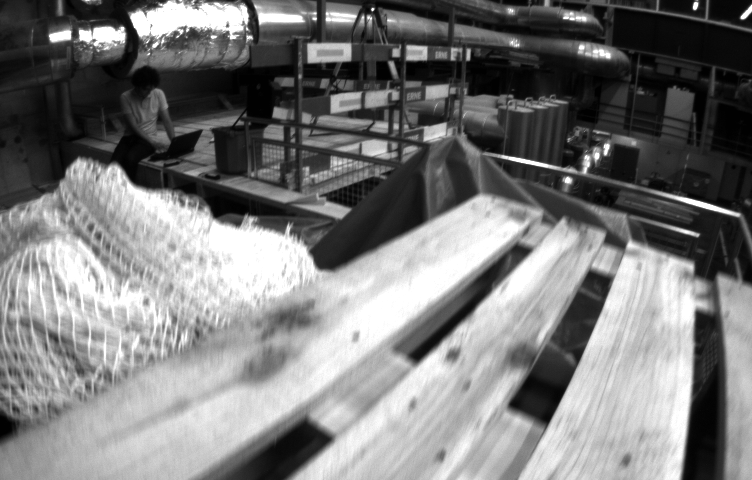
//> input picture stereo_calibration/original_images/left.png, 752 x 480 px
$ ./stereo_calib   (built with g++ and OpenCV 4)
//> lines starting //> are read from the running program, lines starting //| are printed output that depends on the picture
#include <Eigen/Dense>
#include <iostream>
#include <opencv2/calib3d.hpp>
#include <opencv2/core/core.hpp>
#include <opencv2/features2d.hpp>
#include <opencv2/highgui/highgui.hpp>
#include <opencv2/imgproc/imgproc.hpp>

cv::Mat K_left = (cv::Mat_<double>(3, 3) << 458.654, 0, 367.215, 0, 457.296,
                  248.375, 0, 0, 1);

cv::Mat K_right = (cv::Mat_<double>(3, 3) << 457.587, 0, 379.999, 0, 456.134,
                   255.238, 0, 0, 1);
cv::Mat C_left =
    (cv::Mat_<double>(3, 4) << 0.0148655429818, -0.999880929698,
     0.00414029679422, -0.0216401454975, 0.999557249008, 0.0149672133247,
     0.025715529948, -0.064676986768, -0.0257744366974, 0.00375618835797,
     0.999660727178, 0.00981073058949);
cv::Mat C_right =
    (cv::Mat_<double>(3, 4) << 0.0125552670891, -0.999755099723,
     0.0182237714554, -0.0198435579556, 0.999598781151, 0.0130119051815,
     0.0251588363115, 0.0453689425024, -0.0253898008918, 0.0179005838253,
     0.999517347078, 0.00786212447038);
cv::Mat P_left = K_left * C_left;
cv::Mat P_right = K_right * C_left;
cv::Mat D_left = (cv::Mat_<double>(5, 1) << -0.28368365, 0.07451284,
                  -0.00010473, -3.55590700e-05);
cv::Mat D_right = (cv::Mat_<double>(5, 1) << -0.28340811, 0.07395907,
                   0.00019359, 1.76187114e-05);

std::pair<Eigen::Matrix3d, Eigen::Matrix3d> compute_matching_homographies(
    const Eigen::Vector3d& e2, const Eigen::Matrix3d& F, const cv::Mat& img2,
    const Eigen::MatrixXd& points1, const Eigen::MatrixXd& points2);
void obtainCorrespondingPoints(cv::Mat& image_left, cv::Mat& image_right,
                               std::vector<cv::Point2f>& matched_left,
                               std::vector<cv::Point2f>& matched_right,
                               int num_points = 20, bool show = false);
void equalizeStereoHist(cv::Mat& image1, cv::Mat& image2, int method = 0,
                        bool show = false);
cv::Mat compute_fundamental_matrix_normalized(
    const std::vector<cv::Point2f>& points1,
    const std::vector<cv::Point2f>& points2);
cv::Mat compute_fundamental_matrix(const std::vector<cv::Point2f>& points1,
                                   const std::vector<cv::Point2f>& points2);

cv::Point3d compute_epipole(const cv::Mat& F);
double compute_scaling_factor(const std::vector<cv::Point2f>& points,
                              const cv::Point2f& centroid);

int main() {
  cv::Mat img1 = cv::imread(
      "/Users/youngjin/Desktop/Dev_python/cv_study/stereo_calibration/"
      "original_images/left.png",
      cv::IMREAD_GRAYSCALE);
//> img1 is the input picture: 480 rows x 752 cols, CV_8UC1; min 1, max 255, mean 122.2
  cv::Mat img2 = cv::imread(
      "/Users/youngjin/Desktop/Dev_python/cv_study/stereo_calibration/"
      "original_images/right.png",
      cv::IMREAD_GRAYSCALE);
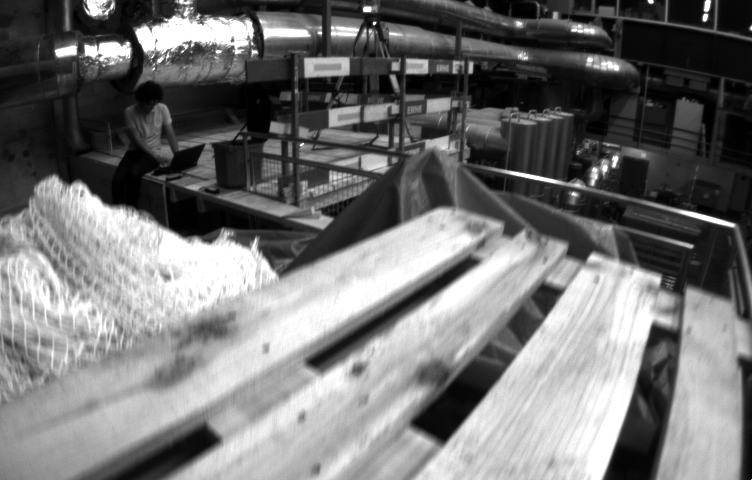
//> input picture stereo_calibration/original_images/right.png, 752 x 480 px
//> img2 is the input picture: 480 rows x 752 cols, CV_8UC1; min 1, max 255, mean 115.7

  // [6 lines of commented-out code are left out]

  std::vector<cv::Point2f> matched_left, matched_right;
  equalizeStereoHist(img1, img2, 1);
//> in equalizeStereoHist, `clahe_left->apply(image1, image1);`:
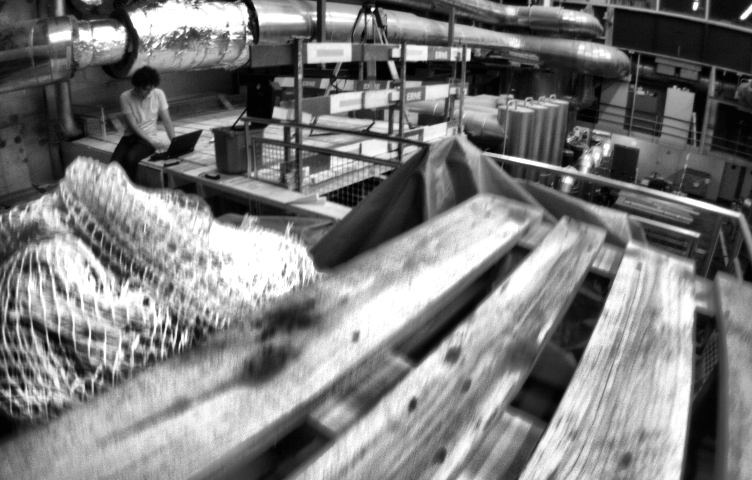
//> image1: 480 rows x 752 cols, CV_8UC1; min 0, max 255, mean 123.7
//> in equalizeStereoHist, `clahe_right->apply(image2, image2);`:
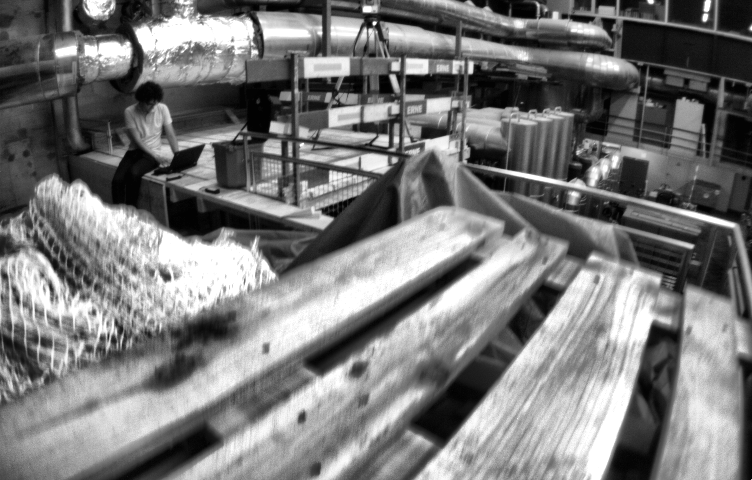
//> image2: 480 rows x 752 cols, CV_8UC1; min 1, max 255, mean 120.6
  obtainCorrespondingPoints(img1, img2, matched_left, matched_right, 50, true);

  // Undistort the matched points
  std::vector<cv::Point2f> undistorted_left, undistorted_right;
  cv::undistortPoints(matched_left, undistorted_left, K_left, D_left);
  cv::undistortPoints(matched_right, undistorted_right, K_right, D_right);

  // Convert undistorted points to homogeneous coordinates
  std::vector<cv::Point3f> matched_left_homogeneous, matched_right_homogeneous;
  cv::convertPointsToHomogeneous(matched_left, matched_left_homogeneous);
  cv::convertPointsToHomogeneous(matched_right, matched_right_homogeneous);
  std::cout << matched_left_homogeneous << std::endl;
  // Compute the normalized fundamental matrix
  cv::Mat F =
      compute_fundamental_matrix_normalized(matched_left, matched_right);

  //   std::cout << F << std::endl;

  // Compute the epipoles
  cv::Point3d e1 = compute_epipole(F);
  cv::Point3d e2 = compute_epipole(F.t());

  // Validate the fundamental matrix equation for epipoles
  double result =
      e2.x * F.at<double>(0, 0) * e1.x + e2.y * F.at<double>(1, 0) * e1.x +
      e2.x * F.at<double>(0, 1) * e1.y + e2.y * F.at<double>(1, 1) * e1.y +
      e2.x * F.at<double>(0, 2) * e1.z + e2.y * F.at<double>(1, 2) * e1.z;

  //   // Print the result
  //   std::cout << "Result: " << result << std::endl;

  //   // Print the epipoles
  //   std::cout << "Epipole 1: " << e1 << std::endl;
  //   std::cout << "Epipole 2: " << e2 << std::endl;

  return 0;
}

// Obtain corresponding points in stereo images via ORB to obtain R and t
void obtainCorrespondingPoints(cv::Mat& image_left, cv::Mat& image_right,
                               std::vector<cv::Point2f>& matched_left,
                               std::vector<cv::Point2f>& matched_right,
                               int num_points, bool show) {
//> called with num_points = 50, show = true
  cv::Ptr<cv::ORB> orb = cv::ORB::create();
  std::vector<cv::KeyPoint> kp_left, kp_right;
  cv::Mat des_left, des_right;

  orb->detectAndCompute(image_left, cv::noArray(), kp_left, des_left);
//> kp_left = 500 keypoints; strongest (x, y, size): (251, 37, 31), (467, 59, 31), (469, 59, 37.2), (467, 58, 44.6)
  orb->detectAndCompute(image_right, cv::noArray(), kp_right, des_right);
//> kp_right = 500 keypoints; strongest (x, y, size): (386, 139, 64.3), (471, 72, 31), (392, 76, 53.6), (469, 72, 37.2)

  cv::BFMatcher bf(cv::NORM_HAMMING, true);
  std::vector<cv::DMatch> matches;
  bf.match(des_left, des_right, matches);
//> matches = 232 matches

  std::sort(matches.begin(), matches.end(),
            [](const cv::DMatch& a, const cv::DMatch& b) {
              return a.distance < b.distance;
            });
  matches.resize(std::min(num_points, static_cast<int>(matches.size())));
//> matches = 50 matches

  matched_left.clear();
  matched_right.clear();
  for (const auto& match : matches) {
    matched_left.push_back(kp_left[match.queryIdx].pt);
    matched_right.push_back(kp_right[match.trainIdx].pt);
  }
//> this loop made 50 passes

  if (show) {
    cv::Mat matched_image;
    cv::drawMatches(image_left, kp_left, image_right, kp_right, matches,
                    matched_image, cv::Scalar::all(-1), cv::Scalar::all(-1),
                    std::vector<char>(),
                    cv::DrawMatchesFlags::NOT_DRAW_SINGLE_POINTS);
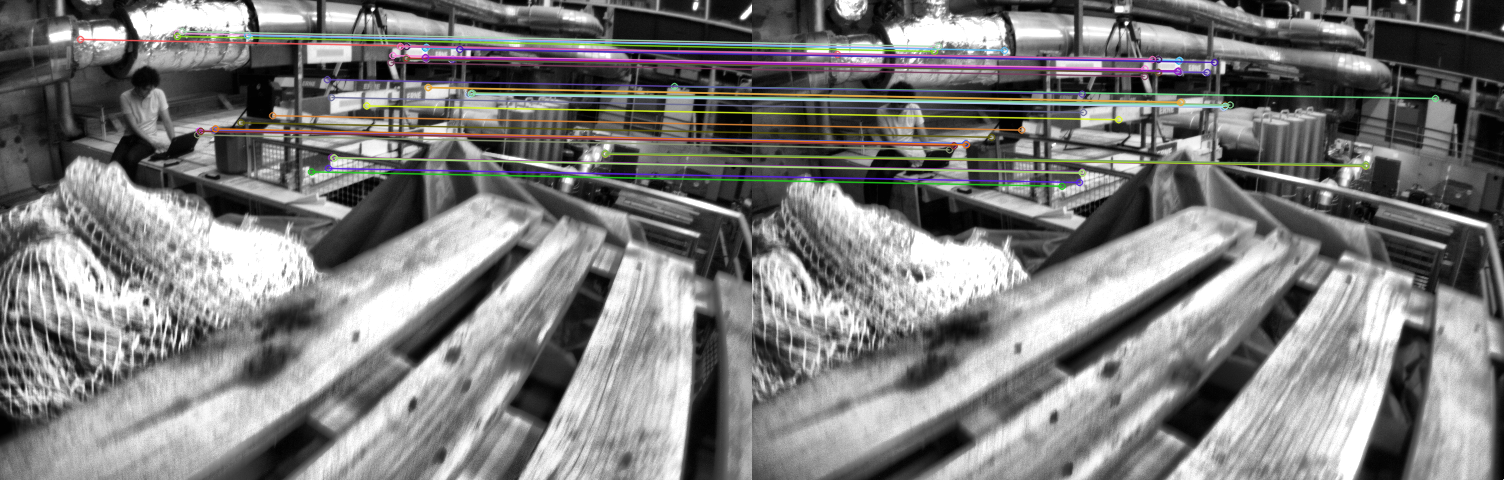
//> matched_image: 480 rows x 1504 cols, CV_8UC3; mean B, G, R 123.5, 124.1, 124.6
//> in main, `obtainCorrespondingPoints(img1, img2, matched_left, matched_right, 50,..`: matched_left = 50 Points (x, y), first 12: [177, 33], [469.2, 93.6], [605, 154], [328, 168], [674, 86], [213.1, 129.6], [366.3, 105.4], [468, 93.6], [426, 47], [177, 36], [424.8, 47.52], [604.8, 153.6]; matched_right = 50 Points (x, y), first 12: [182, 48], [471.6, 106.8], [613, 166], [327, 182], [683, 98], [213.1, 144], [366.3, 119.2], [470.9, 106.6], [427, 60], [182, 51], [426.2, 60.48], [613.2, 165.6]
//> in main, `cv::undistortPoints(matched_left, undistorted_left, K_left, D_left);`: undistorted_left = 50 Points (x, y), first 12: [-0.475, -0.539], [0.234, -0.356], [0.574, -0.229], [-0.0864, -0.178], [0.827, -0.439], [-0.355, -0.275], [-0.00197, -0.322], [0.231, -0.356], [0.137, -0.47], [-0.473, -0.53], [0.134, -0.469], [0.574, -0.23]; K_left = [[458.7, 0, 367.2], [0, 457.3, 248.4], [0, 0, 1]]; D_left = [-0.284, 0.0745, -0.000105, -3.56e-05, 0]
//> in main, `cv::undistortPoints(matched_right, undistorted_right, K_right, D_right);`: undistorted_right = 50 Points (x, y), first 12: [-0.496, -0.52], [0.209, -0.34], [0.561, -0.216], [-0.117, -0.162], [0.813, -0.424], [-0.387, -0.259], [-0.0307, -0.306], [0.208, -0.341], [0.109, -0.455], [-0.494, -0.512], [0.107, -0.453], [0.562, -0.217]; K_right = [[457.6, 0, 380], [0, 456.1, 255.2], [0, 0, 1]]; D_right = [-0.283, 0.074, 0.000194, 1.76e-05, 0]
//> in main, `cv::convertPointsToHomogeneous(matched_left, matched_left_homogeneous);`: matched_left_homogeneous = 50 Point3s, first 12: [177, 33, 1], [469.2, 93.6, 1], [605, 154, 1], [328, 168, 1], [674, 86, 1], [213.1, 129.6, 1], [366.3, 105.4, 1], [468, 93.6, 1], [426, 47, 1], [177, 36, 1], [424.8, 47.52, 1], [604.8, 153.6, 1]
//> in main, `cv::convertPointsToHomogeneous(matched_right, matched_right_homogeneou..`: matched_right_homogeneous = 50 Point3s, first 12: [182, 48, 1], [471.6, 106.8, 1], [613, 166, 1], [327, 182, 1], [683, 98, 1], [213.1, 144, 1], [366.3, 119.2, 1], [470.9, 106.6, 1], [427, 60, 1], [182, 51, 1], [426.2, 60.48, 1], [613.2, 165.6, 1]
//| [177, 33, 1;
//|  469.20001, 93.600006, 1;
//|  605, 154, 1;
//|  328, 168, 1;
//> (the first 4 of 50 printed lines)

    // Display the matched image
    cv::imshow("Matched Features", matched_image);
    cv::waitKey(0);
    cv::destroyAllWindows();
  }
}

void equalizeStereoHist(cv::Mat& image1, cv::Mat& image2, int method,
                        bool show) {
  if (method == 0) {
    cv::equalizeHist(image1, image1);
    cv::equalizeHist(image2, image2);
  } else if (method == 1) {
    cv::Ptr<cv::CLAHE> clahe_left = cv::createCLAHE(2.0, cv::Size(8, 8));
    cv::Ptr<cv::CLAHE> clahe_right = cv::createCLAHE(2.0, cv::Size(8, 8));
    clahe_left->apply(image1, image1);
    clahe_right->apply(image2, image2);
  }

  if (show) {
    cv::Mat compare_result;
    cv::hconcat(image1, image2, compare_result);
    cv::imshow("left image", compare_result);
    cv::waitKey(0);
    cv::destroyAllWindows();
  }
}

// Compute the fundamental matrix given the point correspondences
cv::Mat compute_fundamental_matrix(const std::vector<cv::Point2f>& points1,
                                   const std::vector<cv::Point2f>& points2) {
  // Validate points
  assert(points1.size() == points2.size() && !points1.empty());

  cv::Mat A(points1.size(), 9, CV_64F);
  for (size_t i = 0; i < points1.size(); ++i) {
    double u1 = points1[i].x;
    double v1 = points1[i].y;
    double u2 = points2[i].x;
    double v2 = points2[i].y;

    A.at<double>(i, 0) = u2 * u1;
    A.at<double>(i, 1) = u2 * v1;
    A.at<double>(i, 2) = u2;
    A.at<double>(i, 3) = v2 * u1;
    A.at<double>(i, 4) = v2 * v1;
    A.at<double>(i, 5) = v2;
    A.at<double>(i, 6) = u1;
    A.at<double>(i, 7) = v1;
    A.at<double>(i, 8) = 1;
  }

  // Perform SVD on A and find the minimum value of |Af|
  cv::Mat U, S, Vt;
  cv::SVDecomp(A, S, U, Vt, cv::SVD::FULL_UV);
  cv::Mat f = Vt.row(Vt.rows - 1);
  f = f.reshape(0, 3);  // reshape f as a matrix

  // Constrain F: make rank 2 by zeroing out last singular value
  cv::Mat F;
  cv::SVD::compute(f, S, U, Vt);
  S.at<double>(2) = 0;            // zero out the last singular value
  F = U * cv::Mat::diag(S) * Vt;  // recombine again
  return F;
}

// Compute the normalized fundamental matrix
cv::Mat compute_fundamental_matrix_normalized(
    const std::vector<cv::Point2f>& points1,
    const std::vector<cv::Point2f>& points2) {
  // Validate points
  assert(points1.size() == points2.size() && !points1.empty());

  // Compute centroid of points
  cv::Point2f c1(0, 0);
  cv::Point2f c2(0, 0);
  for (size_t i = 0; i < points1.size(); ++i) {
    c1 += points1[i];
    c2 += points2[i];
  }
//> this loop made 50 passes
//> (c1, c2) on passes 1 to 12: (Point(177, 33), Point(182, 48)), (Point(646.2, 126.6), Point(653.6, 154.8)), (Point(1251.2, 280.6), Point(1266.6, 320.8)), (Point(1579.2, 448.6), Point(1593.6, 502.8)), (Point(2253.2, 534.6), Point(2276.6, 600.8)), (Point(2466.3, 664.2), Point(2489.7, 744.8)), (Point(2832.7, 769.6), Point(2856.1, 864)), (Point(3300.7, 863.2), Point(3326.9, 970.6)), (Point(3726.7, 910.2), Point(3753.9, 1030.6)), (Point(3903.7, 946.2), Point(3935.9, 1081.6)), (Point(4328.5, 993.7), Point(4362.2, 1142.1)), (Point(4933.3, 1147.3), Point(4975.4, 1307.7))
  c1 *= (1.0 / points1.size());
//> c1 = Point(369.8, 91.56)
  c2 *= (1.0 / points2.size());
//> c2 = Point(371.5, 105.3)

  // Compute the scaling factor
  double s1 = compute_scaling_factor(points1, c1);
//> the loop in compute_scaling_factor, `for (const cv::Point2f& p : points)` made 50 passes
//> (p, squared_distance, sum_squared_distance) on passes 1 to 12: (Point(177, 33), 40616.9, 40616.9), (Point(469.2, 93.6), 9876.1, 50493), (Point(605, 154), 59198.5, 109691.5), (Point(328, 168), 7594.6, 117286.1), (Point(674, 86), 92542.8, 209828.8), (Point(213.1, 129.6), 26009.3, 235838.1), (Point(366.3, 105.4), 204.2, 236042.3), (Point(468, 93.6), 9639.1, 245681.4), (Point(426, 47), 5138.9, 250820.3), (Point(177, 36), 40274.6, 291094.8), (Point(424.8, 47.52), 4959.5, 296054.3), (Point(604.8, 153.6), 59054.7, 355109)
//> after the loop in compute_scaling_factor, `for (const cv::Point2f& p : points)`: sum_squared_distance = 873689.6
//> in compute_scaling_factor, `double mean_squared_distance = sum_squared_distance / points.size();`: mean_squared_distance = 17473.8
//> s1 = 0.0107
  double s2 = compute_scaling_factor(points2, c2);
//> the loop in compute_scaling_factor (call 2), `for (const cv::Point2f& p : points)` made 50 passes
//> (p, squared_distance, sum_squared_distance) on passes 1 to 12: (Point(182, 48), 39178.8, 39178.8), (Point(471.6, 106.8), 10030, 49208.8), (Point(613, 166), 62025.5, 111234.3), (Point(327, 182), 7859.9, 119094.2), (Point(683, 98), 97109.5, 216203.7), (Point(213.1, 144), 26569.8, 242773.5), (Point(366.3, 119.2), 220.4, 242993.9), (Point(470.9, 106.6), 9885.6, 252879.6), (Point(427, 60), 5136.5, 258016.1), (Point(182, 51), 38844, 296860.1), (Point(426.2, 60.48), 5009.4, 301869.5), (Point(613.2, 165.6), 62073.8, 363943.2)
//> s2 = 0.0106

  // Compute the normalization matrix for both the points
  cv::Mat T1 =
      (cv::Mat_<double>(3, 3) << s1, 0, -s1 * c1.x, 0, s1, -s1 * c1.y, 0, 0, 1);
//> T1 = [[0.0107, 0, -3.96], [0, 0.0107, -0.98], [0, 0, 1]]
  cv::Mat T2 =
      (cv::Mat_<double>(3, 3) << s2, 0, -s2 * c2.x, 0, s2, -s2 * c2.y, 0, 0, 1);
//> T2 = [[0.0106, 0, -3.94], [0, 0.0106, -1.12], [0, 0, 1]]

  // Normalize the points
  std::vector<cv::Point2f> points1_n, points2_n;
  cv::perspectiveTransform(points1, points1_n, T1.inv());
//> points1_n = 50 Points (x, y), first 12: [16914.3, 3176.1], [44226.6, 8840.5], [56920, 14486.1], [31028.5, 15794.8], [63369.5, 8130.1], [20290.5, 12205.5], [34611.8, 9944.2], [44114.4, 8840.5], [40188.6, 4484.7], [16914.3, 3456.5], [40076.5, 4533.3], [56901.3, 14448.8]
  cv::perspectiveTransform(points2, points2_n, T2.inv());
//> points2_n = 50 Points (x, y), first 12: [17534.3, 4631.8], [44844, 10176.7], [58178.2, 15759.3], [31208, 17268.2], [64779.3, 9346.8], [20469, 13684.7], [34917.5, 11349], [44776.1, 10154.1], [40638.2, 5763.4], [17534.3, 4914.7], [40566.5, 5808.6], [58197.1, 15721.6]

  // Compute the normalized fundamental matrix
  cv::Mat F_n = compute_fundamental_matrix(points1_n, points2_n);
//> the loop in compute_fundamental_matrix, `for (size_t i = 0; i < points1.size(); ++i)` made 50 passes
//> (u1, v1, u2, v2) on passes 1 to 12: (16914.3, 3176.1, 17534.3, 4631.8), (44226.6, 8840.5, 44844, 10176.7), (56920, 14486.1, 58178.2, 15759.3), (31028.5, 15794.7, 31208, 17268.2), (63369.5, 8130.1, 64779.3, 9346.8), (20290.5, 12205.4, 20469, 13684.7), (34611.8, 9944.2, 34917.5, 11349), (44114.4, 8840.5, 44776.1, 10154.1), (40188.6, 4484.7, 40638.2, 5763.4), (16914.3, 3456.5, 17534.3, 4914.7), (40076.5, 4533.3, 40566.5, 5808.6), (56901.3, 14448.8, 58197.1, 15721.6)
//> in compute_fundamental_matrix, `cv::SVDecomp(A, S, U, Vt, cv::SVD::FULL_UV);`:
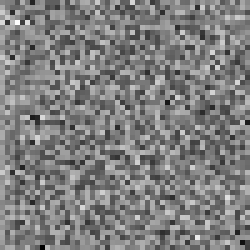
//> U: 50 rows x 50 cols, CV_64FC1 (shown 5 times larger); min -0.499, max 0.506, mean 0.00322; drawn with min black and max white
//> in compute_fundamental_matrix, `cv::SVDecomp(A, S, U, Vt, cv::SVD::FULL_UV);`: S = [1.2e+10, 1.59e+09, 170965304.7, 62652559.6, 19785.8, 7343.9, 1030.7, 344.6, 0.104]
//> in compute_fundamental_matrix, `cv::Mat f = Vt.row(Vt.rows - 1);`: f = [7.47e-11, -1.26e-08, 8.84e-05, 1.28e-08, -2.77e-10, -0.000659, -0.000114, 0.000666, 1]
//> in compute_fundamental_matrix, `f = f.reshape(0, 3);`: f = [[7.47e-11, -1.26e-08, 8.84e-05], [1.28e-08, -2.77e-10, -0.000659], [-0.000114, 0.000666, 1]]
//> in compute_fundamental_matrix, `cv::SVD::compute(f, S, U, Vt);`: Vt = [[-0.000114, 0.000665, 1], [0.14, -0.99, 0.000675], [0.99, 0.14, 1.92e-05]]; S = [1, 4.49e-07, 3.46e-12]; U = [[8.84e-05, 0.161, 0.987], [-0.000659, -0.987, 0.161], [1, -0.000665, 1.88e-05]]
//> in compute_fundamental_matrix, `S.at<double>(2) = 0;`: S = [1, 4.49e-07, 0]
//> in compute_fundamental_matrix, `F = U * cv::Mat::diag(S) * Vt;`: F = [[7.13e-11, -1.26e-08, 8.84e-05], [1.28e-08, -2.77e-10, -0.000659], [-0.000114, 0.000666, 1]]
//> F_n has the same summary as F in compute_fundamental_matrix
//> in main, `cv::Mat F = compute_fundamental_matrix_normalized(matched_left, matche..`: F = [[8.09e-15, -1.43e-12, 9.38e-07], [1.46e-12, -3.14e-14, -6.99e-06], [-1.22e-06, 7.12e-06, 1]]

  // De-normalize the fundamental matrix
  return T2.t() * F_n * T1;
}

// Compute epipole using the fundamental matrix
cv::Point3d compute_epipole(const cv::Mat& F) {
  cv::SVD svd(F, cv::SVD::FULL_UV);
  cv::Mat V = svd.vt.t();
//> V = [[-1.22e-06, 0.14, 0.99], [7.12e-06, -0.99, 0.14], [1, 7.22e-06, 2.06e-07]]
  cv::Mat e = V.row(V.rows - 1);
//> e = [1, 7.22e-06, 2.06e-07]
  e /= e.at<double>(2);
//> e = [4864879.3, 35.12, 1]
//> in main, `cv::Point3d e1 = compute_epipole(F);`: e1 = Point3(4864879.3, 35.12, 1)
//> in main, `cv::Point3d e2 = compute_epipole(F.t());`: e2 = Point3(5023463.9, -35.42, 1)
//> in main, `double result = e2.x * F.at<double>(0, 0) * e1.x + e2.y * F.at<double>..`: result = 4.91
  return cv::Point3d(e.at<double>(0), e.at<double>(1), e.at<double>(2));
}

// Compute the scaling factor for points
double compute_scaling_factor(const std::vector<cv::Point2f>& points,
                              const cv::Point2f& centroid) {
  double sum_squared_distance = 0.0;
  for (const cv::Point2f& p : points) {
    double squared_distance = (p.x - centroid.x) * (p.x - centroid.x) +
                              (p.y - centroid.y) * (p.y - centroid.y);
    sum_squared_distance += squared_distance;
  }
  double mean_squared_distance = sum_squared_distance / points.size();
  return std::sqrt(2.0 / mean_squared_distance);
}

// void compute_matching_homographies(const cv::Point3d& e2, const cv::Mat& F,
//                                    const cv::Mat& im2,
//                                    const std::vector<cv::Point2f>& points1,
//                                    const std::vector<cv::Point2f>& points2,
//                                    cv::Mat& H1, cv::Mat& H2) {
//   int h = im2.rows;
//   int w = im2.cols;

//   // ... (rest of the code as before)

//   // Create the translation matrix to shift to the image center
//   cv::Mat T = (cv::Mat_<double>(3, 3) << 1, 0, -w / 2, 0, 1, -h / 2, 0, 0,
//   1); cv::Mat e2_p = T * cv::Mat(e2); e2_p /= e2_p.at<double>(2); double e2x
//   = e2_p.at<double>(0); double e2y = e2_p.at<double>(1);

//   // Create the rotation matrix to rotate the epipole back to X axis
//   double a = (e2x >= 0) ? 1 : -1;
//   double R1 = a * e2x / std::sqrt(e2x * e2x + e2y * e2y);
//   double R2 = a * e2y / std::sqrt(e2x * e2x + e2y * e2y);
//   cv::Mat R = (cv::Mat_<double>(3, 3) << R1, R2, 0, -R2, R1, 0, 0, 0, 1);
//   e2_p = R * e2_p;
//   double x = e2_p.at<double>(0);

//   // Create matrix to move the epipole to infinity
//   cv::Mat G = (cv::Mat_<double>(3, 3) << 1, 0, 0, 0, 1, 0, -1 / x, 0, 1);

//   // Create the overall transformation matrix
//   H2 = T.inv() * G * R * T;

//   // Create the corresponding homography matrix for the other image
//   cv::Mat e_x = (cv::Mat_<double>(3, 3) << 0, -e2.z, e2.y, e2.z, 0, -e2.x,
//                  -e2.y, e2.x, 0);
//   cv::Mat M = e_x * F +
//               e2.cross(cv::Mat_<double>(F.row(0)),
//               cv::Mat_<double>(F.row(1)));

//   cv::Mat points1_t = H2 * M * cv::Mat(points1).t();
//   cv::Mat points2_t = H2 * cv::Mat(points2).t();
//   points1_t /= points1_t.row(2);
//   points2_t /= points2_t.row(2);
//   cv::Mat b = points2_t.row(0);
//   cv::Mat a = cv::Mat_<double>(1, 3);
//   cv::solve(points1_t.t(), b.t(), a, cv::DECOMP_SVD);
//   cv::Mat H_A = (cv::Mat_<double>(3, 3) << a.at<double>(0), a.at<double>(1),
//                  a.at<double>(2), 0, 1, 0, 0, 0, 1);
//   // Update the homography matrices H1 and H2 by reference
//   H1 = H_A * H2 * M;
// }
